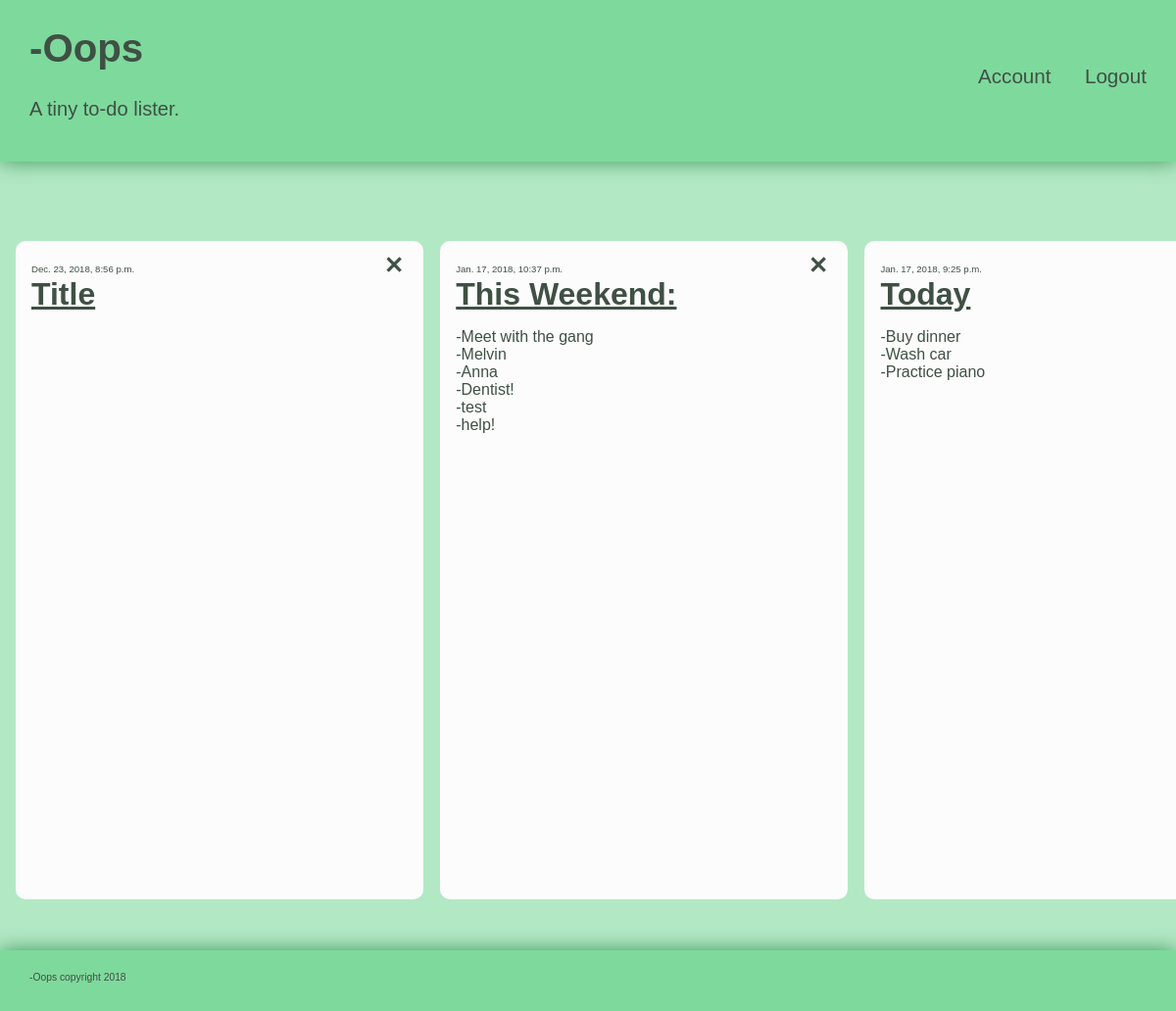
Before: / with the older database file.
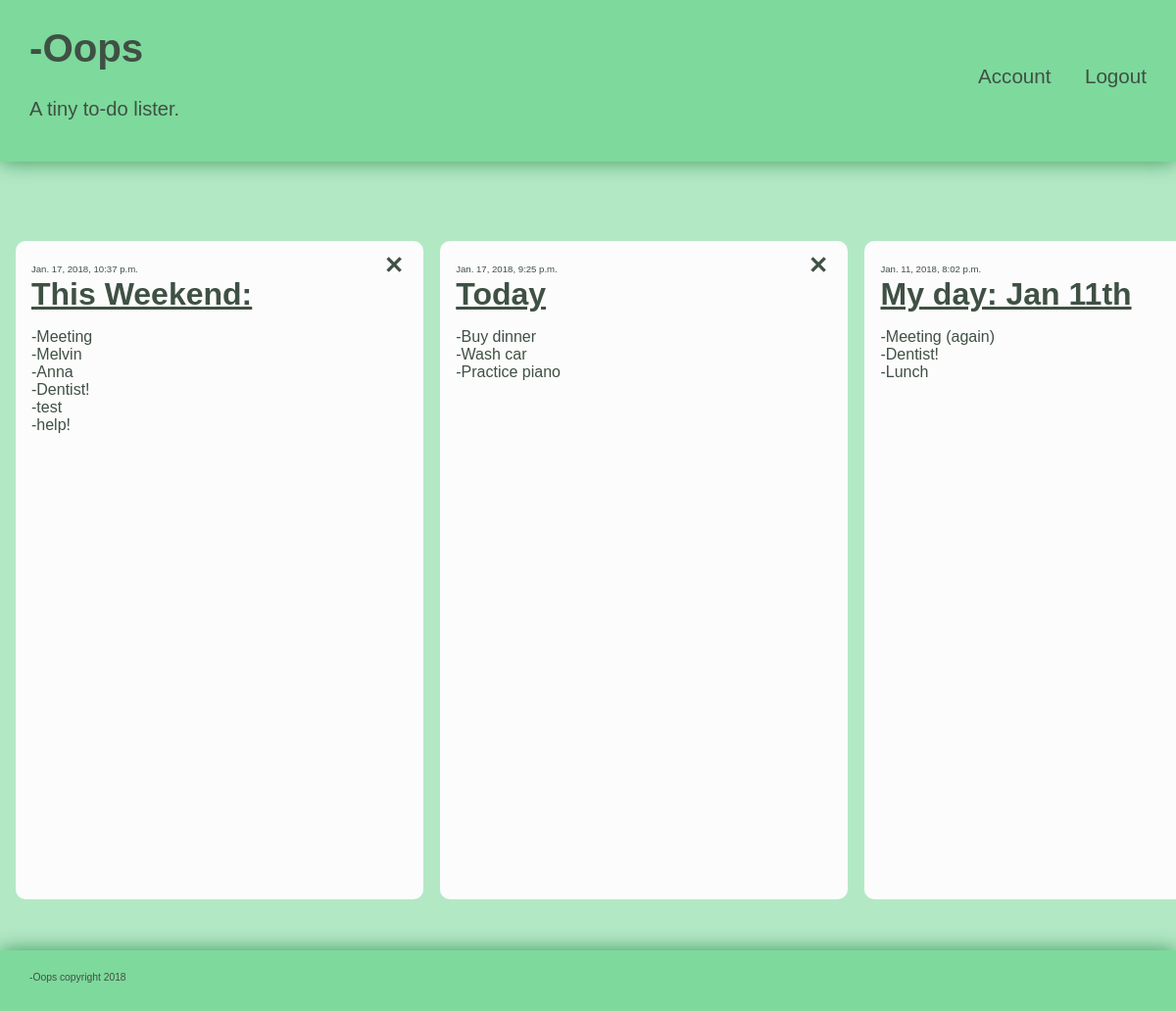
After: the same page with the newer database file.
### oops/models.py (models this page shows, shortened)
class Tile(models.Model):
    title = models.CharField(max_length=50)
    date = models.DateTimeField(auto_now=True)
    content = models.CharField(max_length=300)

### oops/views.py (the view)
# urls.py: url(r'^$', index),
def index(request):
    tileindex = Tile.objects.all()
    return render_to_response('index.html', locals())

### oops/templates/index.html
{% include 'partials/header.html' %}
{% include 'partials/tiles.html' %}
{% include 'partials/footer.html' %}

### oops/templates/partials/header.html (shortened to what this page needs)
{% load static %}
<!DOCTYPE html>
<html>
<head>
  <link rel="stylesheet" type="text/css" href="{% static 'css/style.css' %}">
</head>
<body>
  <div id="header">
    <div id="header_title_text">
      <h1>-Oops</h1>
      A tiny to-do lister.<br>
    </div>
    <div id="header_control_text">
      Account &nbsp;&nbsp;&nbsp;&nbsp;
      Logout
    </div>
  </div>

### oops/templates/partials/tiles.html (shortened to what this page needs)
{% load static %}
<div id="tile_container">
  {% for tile in tileindex reversed %}
    {% if forloop.last %}
      <span class="tile" style="margin-right: 1em;">
    {% else %}
      <span class="tile">
    {% endif %}
      <div class="tile_date">{{ tile.date }}</div>
      <img src="{% static 'img/delete.svg' %}" class="delete" onclick="deleteTile({{ tile.id }})" alt="Delete tile" title="Delete this tile?"/>
      <div class="tile_title">{{ tile.title }}</div>
      <p id="{{ tile.id }}" onclick="tileEditable({{ tile.id }})" oninput="tileUpdate({{ tile.id }})">
          {{ tile.content|safe }}</p>
    </span>
  {% endfor %}
</div>

### oops/templates/partials/footer.html
  <div id="footer">
    <div id="footer_text">
      -Oops copyright 2018
    </div>
  </div>
</body>
</html>

### oops/static/css/style.css (style rules this page uses)
body, html { margin: 0; padding: 0; height: 100%; }
body { background-color: rgb(179, 232, 197); font-family: "arial"; overflow: hidden; }
#header { position: absolute; height: 16%; width: 100%; background-color: rgb(126, 217, 156); color: rgb(63, 80, 68); box-shadow: 0px 0.2px 20px rgb(60, 151, 90); z-index: 1; }
#header_title_text { width: 30%; margin-left: 30px; float: left; font-size: 1.95vh; }
#header_control_text { position: relative; float: right; top: 40%; width: 30%; margin-right: 30px; font-size: 2vh; text-align: right; }
#footer { position: absolute; height: 6%; width: 100%; bottom: 0; margin: auto; background-color: rgb(126, 217, 156); color: rgb(63, 80, 68); box-shadow: 0px -0.2px 20px rgb(60, 151, 90); }
#footer_text { position: relative; width: 10%; top: 35%; margin-left: 30px; font-size: 1vh; font-weight: normal; }
#tile_container { position: fixed; overflow-x: scroll; top: 20%; bottom: 6%; width: 100%; margin-top: 2%; padding-bottom: 5%; margin-left: 0.2em; white-space: nowrap; }
.tile { display: inline-block; background-color: rgb(252, 252, 252); color: rgb(63, 80, 68); width: 24em; height: 40em; margin-left: 0.8em; margin-top: 1em; padding: 1em; z-index: -1; border-radius: 10px; overflow-y: auto; word-wrap: break-word; }
.tile_title { width: 93%; font-size: 2em; font-weight: bold; text-decoration: underline; }
.tile_date { display: inline-block; width: 93%; font-size: 0.6em; line-height: 1em; }
.delete { display: inline-block; width: 1em; }

Changed rows visible on the page:
removed Tile: date "Dec. 23, 2018, 8:56 p.m.", title "Title"
changed Tile "This Weekend:": content "-Meet with the gang -Melvin -Anna -Dentist! -test -help!" → "-Meeting -Melvin -Anna -Dentist! -test -help!"
now on this page (row edited): Tile: date "Jan. 11, 2018, 8:02 p.m.", title "My day: Jan 11th", content "-Meeting (again) -Dentist! -Lunch"
